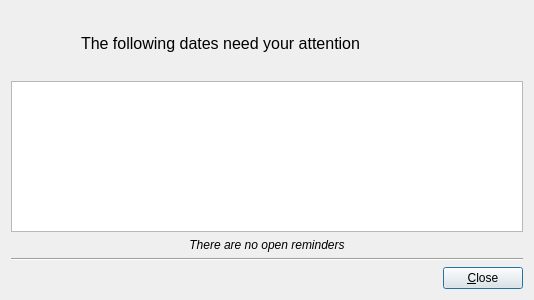
<?xml version="1.0" encoding="UTF-8"?>
<ui version="4.0">
 <class>AlarmListDialog</class>
 <widget class="QDialog" name="AlarmListDialog">
  <property name="windowModality">
   <enum>Qt::NonModal</enum>
  </property>
  <property name="geometry">
   <rect>
    <x>0</x>
    <y>0</y>
    <width>534</width>
    <height>300</height>
   </rect>
  </property>
  <property name="windowTitle">
   <string>Date Reminder</string>
  </property>
  <layout class="QVBoxLayout" name="verticalLayout">
   <item>
    <layout class="QHBoxLayout" name="horizontalLayout">
     <item>
      <widget class="QLabel" name="iconLabel">
       <property name="minimumSize">
        <size>
         <width>64</width>
         <height>64</height>
        </size>
       </property>
       <property name="maximumSize">
        <size>
         <width>64</width>
         <height>64</height>
        </size>
       </property>
       <property name="text">
        <string/>
       </property>
       <property name="pixmap">
        <pixmap resource="../resources/resources.qrc">:/images/icons/alarm.png</pixmap>
       </property>
      </widget>
     </item>
     <item>
      <widget class="QLabel" name="reminderLabel">
       <property name="styleSheet">
        <string notr="true">font-size:16px;</string>
       </property>
       <property name="text">
        <string>The following dates need your attention</string>
       </property>
       <property name="alignment">
        <set>Qt::AlignLeading|Qt::AlignLeft|Qt::AlignVCenter</set>
       </property>
       <property name="wordWrap">
        <bool>true</bool>
       </property>
      </widget>
     </item>
    </layout>
   </item>
   <item>
    <widget class="QTableWidget" name="alarmTableWidget"/>
   </item>
   <item>
    <widget class="QLabel" name="noAlarmsLabel">
     <property name="styleSheet">
      <string notr="true"/>
     </property>
     <property name="text">
      <string>&lt;i&gt;There are no open reminders&lt;/i&gt;</string>
     </property>
     <property name="alignment">
      <set>Qt::AlignCenter</set>
     </property>
     <property name="wordWrap">
      <bool>true</bool>
     </property>
    </widget>
   </item>
   <item>
    <spacer name="verticalSpacer">
     <property name="orientation">
      <enum>Qt::Vertical</enum>
     </property>
     <property name="sizeHint" stdset="0">
      <size>
       <width>20</width>
       <height>40</height>
      </size>
     </property>
    </spacer>
   </item>
   <item>
    <widget class="Line" name="line_5">
     <property name="orientation">
      <enum>Qt::Horizontal</enum>
     </property>
    </widget>
   </item>
   <item>
    <layout class="QHBoxLayout" name="horizontalLayout_8">
     <item>
      <spacer name="horizontalSpacer_5">
       <property name="orientation">
        <enum>Qt::Horizontal</enum>
       </property>
       <property name="sizeHint" stdset="0">
        <size>
         <width>40</width>
         <height>20</height>
        </size>
       </property>
      </spacer>
     </item>
     <item>
      <widget class="QPushButton" name="closeButton">
       <property name="text">
        <string>&amp;Close</string>
       </property>
       <property name="default">
        <bool>true</bool>
       </property>
      </widget>
     </item>
    </layout>
   </item>
  </layout>
 </widget>
 <resources>
  <include location="../resources/resources.qrc"/>
 </resources>
 <connections/>
</ui>
